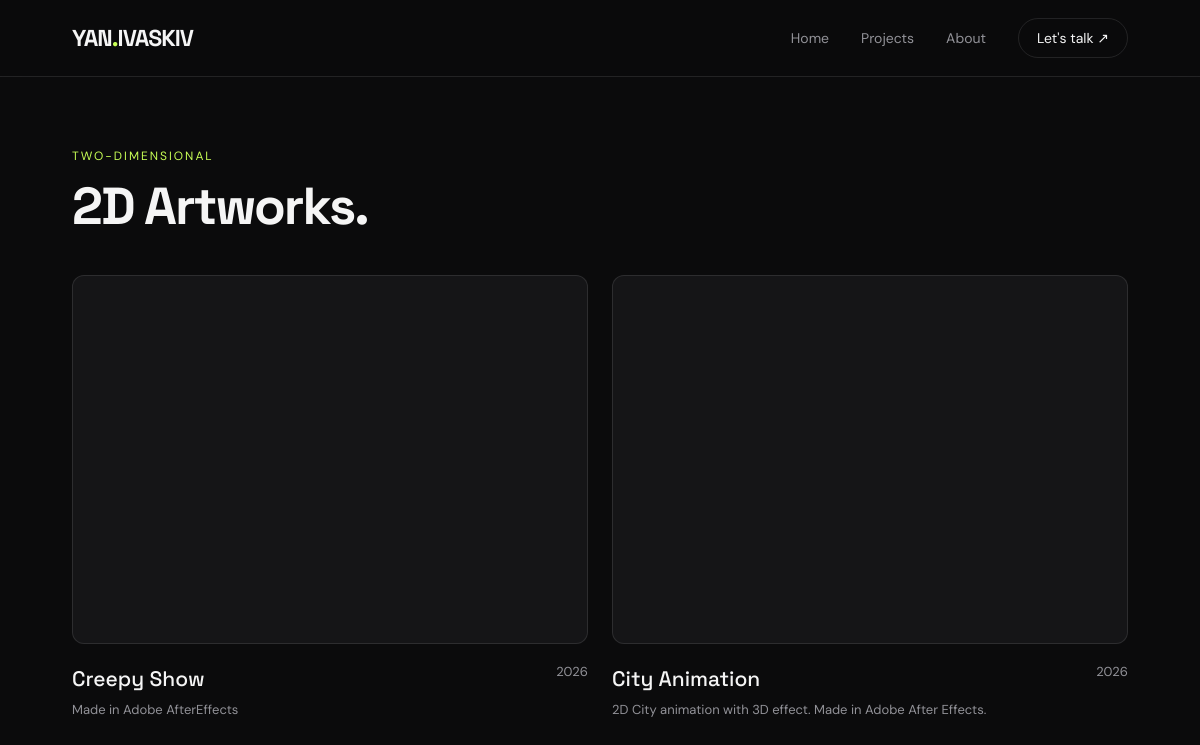
The app's page /artworks/ with its own data.
### myapp/models.py (models this page shows, shortened)
class ArtWork(models.Model):
    ARTWORK_TYPES = [
        ('2d', '2D'),
        ('3d', '3D'),
    ]
    MEDIA_TYPES = [
        ('photo', 'Photo'),
        ('video', 'Video'),
        ('gif', 'GIF'),
    ]
    title = models.CharField(max_length=200)
    date_created = models.DateField()
    description = models.TextField()
    photos = models.ImageField(
        upload_to='artworks_photos/%Y/%m/',
        blank=True,
        null=True
    )
    video_url = models.URLField(
        blank=True,
        verbose_name='YouTube Video URL'
    )
    media_type = models.CharField(
        max_length=5,
        choices=MEDIA_TYPES,
        default='photo',
        verbose_name='Media Type'
    )
    is_best = models.BooleanField(
        default=False,
        verbose_name='Best Artwork'
    )
    artwork_type = models.CharField(
        max_length=2,
        choices=ARTWORK_TYPES,
        default='2d',
        verbose_name='Artwork Type'
    )
    @property
    def youtube_embed_url(self):
        url = self.video_url.strip()
        parsed = urlparse(url)
        video_id = ''
        if parsed.hostname in ('youtube.com', 'www.youtube.com', 'm.youtube.com'):
            if parsed.path == '/watch':
                video_id = parse_qs(parsed.query).get('v', [''])[0]
            elif parsed.path.startswith(('/embed/', '/shorts/')):
                video_id = parsed.path.split('/')[-1]
        elif parsed.hostname in ('youtu.be', 'www.youtu.be'):
            video_id = parsed.path.strip('/').split('/')[0]
        if video_id:
            return f'https://www.youtube-nocookie.com/embed/{video_id}'
        return ''

### myapp/views.py (the view)
# urls.py: path('artworks/', views.AllArtworks.as_view(), name='all_artworks'),
class AllArtworks(ListView):
    model = ArtWork
    template_name = 'myapp/all_artworks.html'
    context_object_name = 'artworks'
    def get_queryset(self):
        return ArtWork.objects.all().order_by('-date_created')
    def get_context_data(self, **kwargs):
        context = super().get_context_data(**kwargs)
        context['artworks_2d'] = self.object_list.filter(
            artwork_type='2d'
        )
        context['artworks_3d'] = self.object_list.filter(
            artwork_type='3d'
        )
        return context

### templates/myapp/all_artworks.html (shortened to what this page needs)
{% extends 'myapp/base.html' %}
{% load static %}
{% block content %}
<section class="projects container" id="all-artworks">
    <div class="section-heading reveal">
        <div>
            <p class="section-label">Two-dimensional</p>
            <h2>2D Artworks.</h2>
        </div>
    </div>
    <div class="project-grid">
        {% for artwork in artworks_2d %}
        <article class="project-card reveal">
            <div class="project-image">
                {% if artwork.media_type == 'video' and artwork.video_url %}
                    {% if artwork.youtube_embed_url %}
                        <iframe
                            src="{{ artwork.youtube_embed_url }}"
                            title="{{ artwork.title }}"
                            width="100%"
                            height="100%"
                            style="aspect-ratio: 16 / 9; border: 0;"
                            allow="accelerometer; autoplay; clipboard-write; encrypted-media; gyroscope; picture-in-picture; web-share"
                            allowfullscreen>
                        </iframe>
                    {% else %}
                        <p style="padding: 20px; color: var(--muted);">Invalid YouTube URL</p>
                    {% endif %}
                {% elif artwork.photos %}
                    <img
                        src="{{ artwork.photos.url }}"
                        alt="{{ artwork.title }}"
                        loading="lazy"
                    >
                {% endif %}
            </div>
            <div class="project-info">
                <div>
                    <h3>{{ artwork.title }}</h3>
                    <p>{{ artwork.description|truncatewords:15 }}</p>
                </div>
                <span class="project-year">
                    {{ artwork.date_created|date:"Y" }}
                </span>
            </div>
        </article>
        {% empty %}
            <p style="color: var(--muted);">No 2D artworks available yet.</p>
        {% endfor %}
    </div>
</section>
{% endblock %}

### static/css/style.css (style rules this page uses)
:root { --bg: #0b0b0c; --surface: #151517; --text: #f5f5f5; --muted: #929298; --accent: #c8ff55; --border: rgba(255, 255, 255, 0.1); }
* { margin: 0; padding: 0; box-sizing: border-box; }
html { scroll-behavior: smooth; }
body { background: var(--bg); color: var(--text); font-family: 'DM Sans', sans-serif; line-height: 1.6; overflow-x: hidden; }
.container { width: min(1200px, 88%); margin: 0 auto; }
section { scroll-margin-top: 100px; }
.section-heading { display: flex; justify-content: space-between; align-items: end; gap: 24px; margin-bottom: 40px; }
.section-label { color: var(--accent); font-size: 12px; text-transform: uppercase; letter-spacing: 2px; margin-bottom: 12px; }
h2 { font-family: 'Space Grotesk', sans-serif; font-size: clamp(32px, 5vw, 52px); line-height: 1.1; letter-spacing: -2px; }
.projects { padding: 70px 0 120px; }
.project-grid { display: grid; grid-template-columns: repeat(2, minmax(0, 1fr)); gap: 24px; }
.project-card { min-width: 0; cursor: pointer; }
.project-image { position: relative; aspect-ratio: 1.4 / 1; overflow: hidden; border-radius: 12px; background: var(--surface); border: 1px solid var(--border); }
.project-info { display: flex; justify-content: space-between; align-items: start; gap: 16px; padding-top: 18px; }
.project-info h3 { font-family: 'Space Grotesk', sans-serif; font-size: 21px; font-weight: 500; }
.project-info p { color: var(--muted); font-size: 13px; margin-top: 4px; }
.project-year { color: var(--muted); font-size: 13px; white-space: nowrap; }
.reveal { opacity: 0; transform: translateY(24px); transition: opacity 0.7s ease, transform 0.7s ease; }
.reveal.visible { opacity: 1; transform: translateY(0); }

### records on screen
ArtWork: title "Creepy Show", description "Made in Adobe AfterEffects", date_created "2026"
ArtWork: title "City Animation", description "2D City animation with 3D effect. Made in Adobe After Effects.", date_created "2026"
